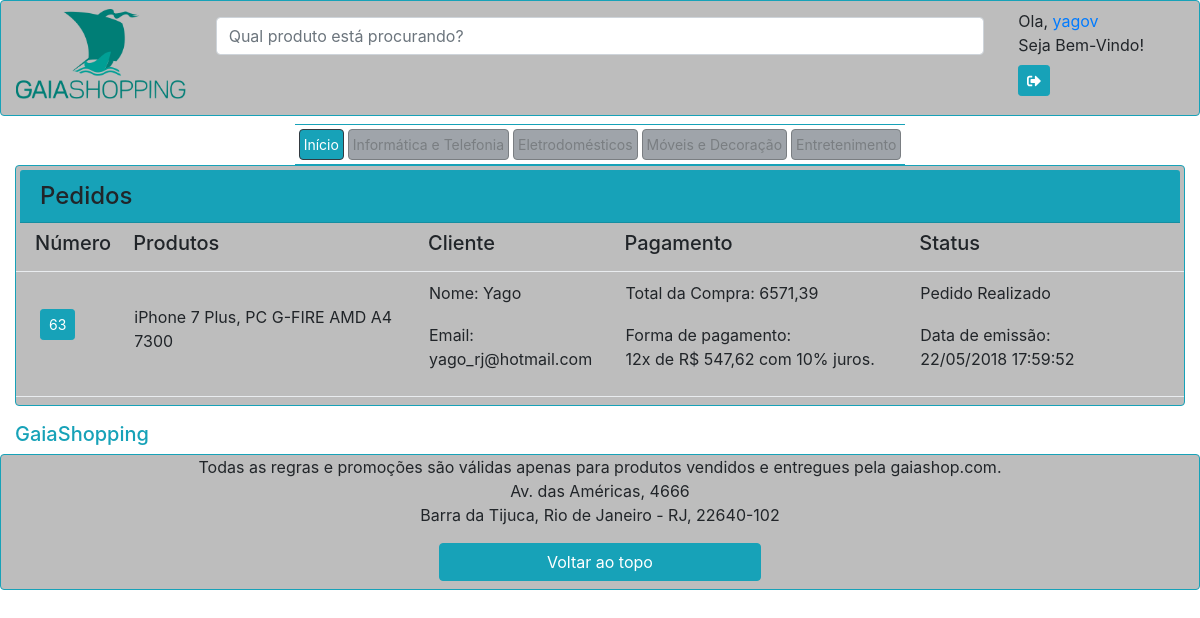
Screenshot of /pedidos_vendedor.php (signed in) with the database file from the repository.
### tables this page shows
CREATE TABLE `pedidos` (
  `cod_pedido` int(11) NOT NULL,
  `cod_produto` varchar(255) NOT NULL,
  `nome_produto` varchar(255) NOT NULL,
  `preco_produto` varchar(255) NOT NULL,
  `cod_usuario` int(11) NOT NULL,
  `nome_usuario` varchar(255) NOT NULL,
  `email_usuario` varchar(255) NOT NULL,
  `processo_entrega` varchar(255) NOT NULL,
  `total_pagar` float(9,2) NOT NULL,
  `data_pedido` varchar(255) NOT NULL,
  `parcelas` varchar(255) NOT NULL
);

### pedidos_vendedor.php (the view, shortened to what this page needs)
<?php
include "conexao.php";
?>
<!DOCTYPE html>
<html lang="pt-br">
	<head>
		<link rel="stylesheet" href="css/bootstrap.css">
	</head>
	<body>
		<div class="container-fluid">
			<header>
				<div class="row border border-info rounded" style="background-color: #BDBDBD">
					<div class="col-md-2  col-xl-2 mt-2 ">
						<figure class="figure">
						<a href="index_vendedor.php">
	        			<img class="img-fluid " src="imagens/logo.png" alt="Logo da empresa"/>
	        			</a>
	      				</figure>
					</div>
		      		<div class="col-md-7 col-xl-8 mt-3" >
		      			<form  action="procurar_vendedor.php" method="post">
		        		<input name="busca" id="busca" class="form-control mr-sm-2 " type="text" placeholder="Qual produto está procurando?" aria-label="Search">
		      			</form>
		      		</div>
<?php
if (isset($_SESSION['logarv'])){
?>
					<div class="col-md-3 col-xl-2 mt-1 mb-1 text-black ">
		      		<p class="m-1">Ola, <a href=""><?php echo $_SESSION['logarv'];?></a><br>Seja Bem-Vindo!</p>
		      		<a href="deslogav.php?acao2=deslogar" class="btn btn btn-info btn-sm m-1"><i class="fas fa-sign-out-alt"></i></a>
		      		</div>
<?php
}
else{
	header('location:index.php');
}
?>
				</div>
			</header>
			<nav>
				<div class="row d-flex justify-content-center">
					<ul class="nav nav-pills mt-2 p-1 border border-info border-right-0 border-left-0">
	  				<li class="nav-item mr-1">
	    			<a class="nav-link btn btn btn-dark btn-sm bg-info p-1" href="index_vendedor.php">Início</a>
					</li>
					<li class="nav-item mr-1">
					<a class="nav-link btn btn-outline-dark btn-sm bg-secondary p-1 disabled text-dark" href="categoria.php?categoria=informatica">Informática e Telefonia</a>
					<li class="nav-item dropdown mr-1">
					<a class="nav-link btn btn-outline-dark btn-sm bg-secondary p-1 disabled text-dark" href="categoria.php?categoria=eletrodomestico">Eletrodomésticos</a>
					<li class="nav-item dropdown mr-1">
					<a class="nav-link btn btn-outline-dark btn-sm bg-secondary p-1 disabled text-dark" href="categoria.php?categoria=decoracao">Móveis e Decoração</a>
					<li class="nav-item dropdown ">
					<a class="nav-link btn btn-outline-dark btn-sm bg-secondary p-1 disabled text-dark" href="categoria.php?categoria=entretenimento">Entretenimento</a>
					</ul>
				</div>
			</nav>
			<section>
				<div class="border border-info rounded" style="background-color: #BDBDBD">
					<h4 class="row card-header bg-info mb-2 m-1">Pedidos</h4>
					<div class="row ml-1">
					<div class="col-md-1"><h5>Número</h5></div>
					<div class="col-md-3"><h5>Produtos</h5></div>
					<div class="col-md-2"><h5>Cliente</h5></div>
					<div class="col-md-3"><h5>Pagamento</h5></div>
					<div class="col-md-3"><h5>Status</h5></div>
					</div>
					<div class="dropdown-divider"></div>
<?php
$stmt = $pdo->prepare('SELECT * FROM pedidos');
$stmt->execute();
if($result = $stmt->fetchAll())
	foreach ($result as $alvos){
?>
	 				<div class="row ml-1">
	 					<div class="col-md-1">
	 					<table>
	 					<br>
	 					<tr>
	 					<td><p class="btn btn btn-info btn-sm m-1"><?php echo $alvos['cod_pedido'] ?></p></td>
	 					</tr>
	 					</table>
	 					</div>
	 					<div class="col-md-3">
	 					<table>
	 					<br>
	 					<tr>
	 					<td><p><?php echo $alvos['nome_produto'] ?></p></td>
	 					</tr>
	 					</table>
	 					</div>
	 					<div class="col-md-2">
	 					<table>
	 					<tr>
	 					<td><p>Nome: <?php echo $alvos['nome_usuario'] ?></p></td>
	 					</tr>
	 					<tr>
	 					<td><p>Email: <?php echo $alvos['email_usuario'] ?></p></td>
	 					</tr>
	 					</table>
	 					</div>
	 					<div class="col-md-3">
	 					<table>
	 					<tr>
	 					<td><p>Total da Compra: <?php echo number_format((float)$alvos['total_pagar'], 2, ',', '');?></p></td>
	 					</tr>
	 					<tr>
	 					<td><p>Forma de pagamento:<br><?php echo $alvos['parcelas'] ?> </p></td>
	 					</tr>
	 					</table>
	 					</div>
	 					<div class="col-md-3">
	 					<table>
	 					<tr>
	 					<td><p><?php echo $alvos['processo_entrega'] ?></p></td>
	 					</tr>
	 					<tr>
	 					<td><p>Data de emissão: <br><?php echo $alvos['data_pedido'] ?></p></td>
	 					</tr>
	 					</table>
	 					</div>
					</div>
					<div class="dropdown-divider"></div>
<?php
}
?>
				</div>
			</section>
			<footer>
					<h5 class="text-info mt-3">GaiaShopping</h5>
					<div class="row border border-info rounded " style="background-color: #BDBDBD">
					<div class="col-md-10 offset-md-1 col-xl-10 offset-xl-1 text-black">
					<p class="text-center">Todas as regras e promoções são válidas apenas para produtos vendidos e entregues pela gaiashop.com.<br>
					Av. das Américas, 4666 <br> Barra da Tijuca, Rio de Janeiro - RJ, 22640-102</p>
					<a href="#" class="btn btn-info col-md-4 offset-md-4  mb-2">Voltar ao topo</a>
					</div>
					</div>
			</footer>
		</div>
	</body>
</html>

### rows the page displays
pedidos: cod_pedido "63", nome_produto "iPhone 7 Plus, PC G-FIRE AMD A4 7300", nome_usuario "Yago", email_usuario "yago_rj@hotmail.com", total_pagar "6571,39", parcelas "12x de R$ 547,62 com 10% juros.", processo_entrega "Pedido Realizado", data_pedido "22/05/2018 17:59:52"

### other values shown
$_SESSION['logarv'] "yagov"
